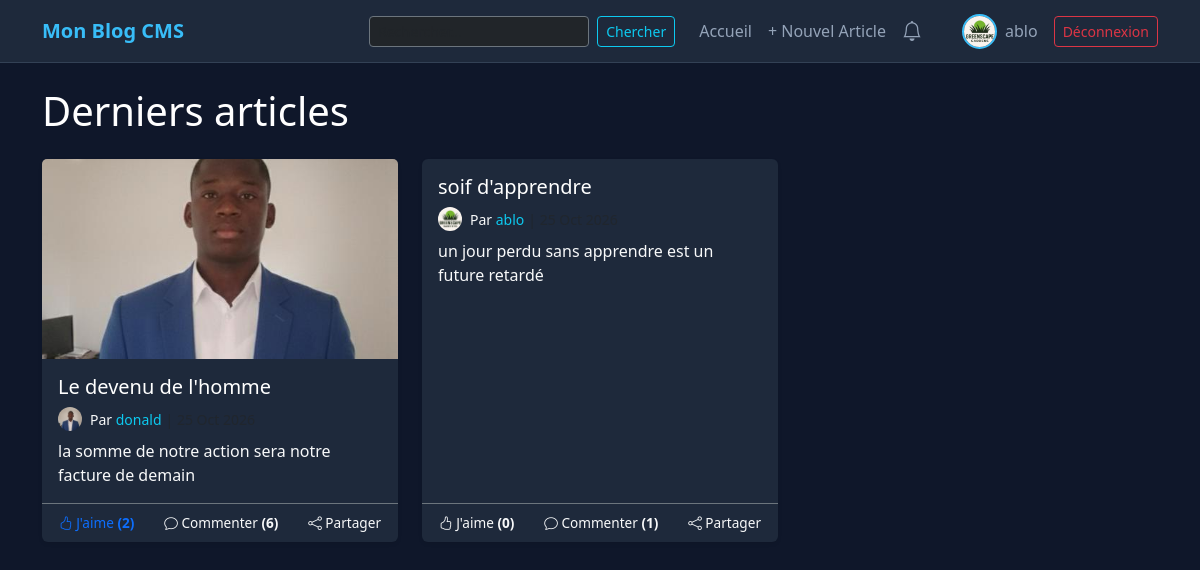
Screenshot of / (signed in) with the database file from the repository.
### blog/models.py (models this page shows, shortened)
class Profil(models.Model):
    utilisateur = models.OneToOneField(User, on_delete=models.CASCADE, related_name='profil')
    avatar = models.ImageField(upload_to='avatars/', default='avatars/default.png', blank=True, null=True)
    bio = models.TextField(max_length=500, blank=True, null=True)

class Article(models.Model):
    class Statut(models.TextChoices):
        BROUILLON = 'brouillon', 'Brouillon'
        PUBLIE = 'publie', 'Publié'
    titre = models.CharField(max_length=200)
    slug = models.SlugField(max_length=200, unique=True, blank=True)
    auteur = models.ForeignKey(User, on_delete=models.CASCADE, related_name='articles')
    categorie = models.ForeignKey(Categorie, on_delete=models.SET_NULL, null=True, blank=True, related_name='articles')
    tags = models.ManyToManyField(Tag, blank=True, related_name='articles')
    contenu = models.TextField()
    image_couverture = models.ImageField(upload_to='articles/', blank=True, null=True)
    statut = models.CharField(max_length=20, choices=Statut.choices, default=Statut.BROUILLON)
    date_creation = models.DateTimeField(auto_now_add=True)
    date_publication = models.DateTimeField(null=True, blank=True)
    date_modification = models.DateTimeField(auto_now=True)
    likes = models.ManyToManyField(User, related_name='articles_aimes', blank=True)
    class Meta:
        ordering = ['-date_creation']
        verbose_name = "Article"
        verbose_name_plural = "Articles"

### blog/views.py (the view)
# urls.py: path('', views.liste_articles, name='liste_articles'),
def liste_articles(request):
    articles = Article.objects.filter(statut='publie').annotate(nb_commentaires=Count('commentaires'))
    return render(request, 'blog/liste_articles.html', {'articles': articles})

### blog/models.py (called while the page is built)
    def est_non_lue(self):
        return not self.lu

### blog/templates/blog/liste_articles.html (shortened to what this page needs)
{% extends 'blog/base.html' %}
{% block content %}
    <h1 class="mb-4 text-white">Derniers articles</h1>
    <div class="row">
        {% for article in articles %}
            <div class="col-md-4 mb-4">
                <div class="card h-100 shadow-sm d-flex flex-column" style="border: none; background-color: #1e293b;">
                    {% if article.image_couverture %}
                        <img src="{{ article.image_couverture.url }}" class="card-img-top" alt="..." style="height: 200px; object-fit: cover;">
                    {% endif %}
                    <div class="card-body flex-grow-1">
                        <h5 class="card-title text-white mb-2">{{ article.titre }}</h5>
                        <div class="d-flex align-items-center mb-2 text-muted small">
                            {% if article.auteur.profil.avatar %}
                                <img src="{{ article.auteur.profil.avatar.url }}" class="rounded-circle me-2" style="width: 24px; height: 24px; object-fit: cover;">
                            {% endif %}
                            <span class="text-light">Par <a href="{% url 'blog:profil' article.auteur.username %}" class="text-decoration-none text-info">{{ article.auteur.username }}</a></span>
                            <span class="ms-1">| {{ article.date_publication|date:"d M Y" }}</span>
                        </div>
                        <p class="card-text text-light">{{ article.contenu|truncatewords:15 }}</p>
                    </div>
                    <div class="card-footer bg-transparent border-secondary py-2">
                        <div class="d-flex flex-nowrap justify-content-between align-items-center">
                            <button class="btn btn-link text-decoration-none btn-like p-0 text-nowrap {% if request.user in article.likes.all %}text-primary{% else %}text-light{% endif %}" data-slug="{{ article.slug }}" style="font-size: 0.85rem;">
                                <i class="bi bi-hand-thumbs-up"></i> J'aime <span class="like-count fw-bold">({{ article.likes.count }})</span>
                            </button>
                            <a href="{% url 'blog:detail_article' article.slug %}" class="btn btn-link text-light text-decoration-none p-0 text-nowrap" style="font-size: 0.85rem;">
                                <i class="bi bi-chat"></i> Commenter <span class="fw-bold">({{ article.nb_commentaires }})</span>
                            </a>
                            <button class="btn btn-link text-light text-decoration-none p-0 text-nowrap" onclick="partager('{{ request.build_absolute_uri }}{% url 'blog:detail_article' article.slug %}')" style="font-size: 0.85rem;">
                                <i class="bi bi-share"></i> Partager
                            </button>
                        </div>
                    </div>
                </div>
            </div>
        {% empty %}
            <div class="col-12">
                <p class="text-light">Aucun article publié pour le moment.</p>
            </div>
        {% endfor %}
    </div>
{% endblock %}

### blog/templates/blog/base.html (shortened to what this page needs)
<!DOCTYPE html>
<html lang="fr">
<head>
    <link href="https://cdn.jsdelivr.net/npm/bootstrap@5.3.0/dist/css/bootstrap.min.css" rel="stylesheet">
    <link rel="stylesheet" href="https://cdn.jsdelivr.net/npm/bootstrap-icons@1.11.1/font/bootstrap-icons.css">
</head>
<body>
    <nav class="navbar navbar-expand-lg mb-4">
        <div class="container">
            <a class="navbar-brand" href="{% url 'blog:liste_articles' %}">Mon Blog CMS</a>
            <div class="collapse navbar-collapse" id="navbarNav">
                <ul class="navbar-nav ms-auto align-items-center">
                    <li class="nav-item me-3">
                        <form class="d-flex" method="GET" action="{% url 'blog:recherche' %}">
                            <input class="form-control form-control-sm me-2 bg-dark text-white border-secondary" type="search" name="q" placeholder="Rechercher..." aria-label="Search">
                            <button class="btn btn-outline-info btn-sm" type="submit">Chercher</button>
                        </form>
                    </li>
                    <li class="nav-item">
                        <a class="nav-link" href="{% url 'blog:liste_articles' %}">Accueil</a>
                    </li>
                    {% if user.is_authenticated %}
                        <li class="nav-item">
                            <a class="nav-link" href="{% url 'blog:creer_article' %}">+ Nouvel Article</a>
                        </li>
                        <li class="nav-item me-3">
                            <a class="nav-link position-relative" href="{% url 'blog:notifications' %}">
                                <i class="bi bi-bell fs-5"></i>
                            </a>
                        </li>
                        <li class="nav-item d-flex align-items-center ms-3">
                            {% if user.profil.avatar %}
                                <img src="{{ user.profil.avatar.url }}" class="rounded-circle me-2" style="width: 35px; height: 35px; object-fit: cover; border: 2px solid #38bdf8;">
                            {% endif %}
                            <a class="nav-link text-white p-0" href="{% url 'blog:profil' user.username %}">{{ user.username }}</a>
                        </li>
                        <li class="nav-item ms-3">
                            <form method="post" action="{% url 'accounts:logout' %}" class="d-inline">
                                <button type="submit" class="btn btn-outline-danger btn-sm">Déconnexion</button>
                            </form>
                        </li>
                    {% endif %}
                </ul>
            </div>
        </div>
    </nav>
    <div class="container">
        {% block content %}
        {% endblock %}
    </div>
</body>
</html>

### blog/templates/blog/base.html (style rules this page uses)
body { background-color: #0f172a; color: #e2e8f0; font-family: 'Segoe UI', sans-serif; }
.navbar { background-color: #1e293b !important; border-bottom: 1px solid #334155; }
.navbar-brand { font-weight: bold; color: #38bdf8 !important; }
.nav-link { color: #94a3b8 !important; }
.card { background-color: #1e293b; border: 1px solid #334155; color: #e2e8f0; }
.card-title { color: #38bdf8; }
a { color: #38bdf8; text-decoration: none; }

### rows the page displays
Article: image_couverture (picture), titre "Le devenu de l'homme", auteur.profil.avatar (picture), auteur.username "donald", contenu "la somme de notre action sera notre facture de demain", likes.count "2", nb_commentaires "6"
Article: titre "soif d'apprendre", auteur.profil.avatar (picture), auteur.username "ablo", contenu "un jour perdu sans apprendre est un future retardé", likes.count "0", nb_commentaires "1"

### other values shown
{{ user.username }} "ablo"
